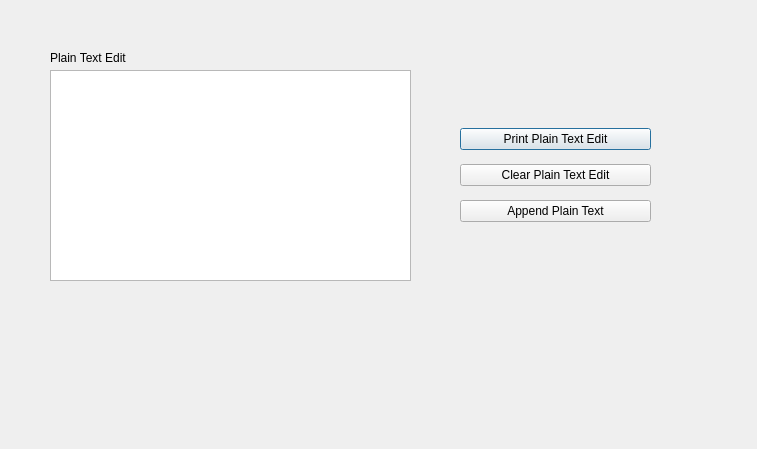
<?xml version="1.0" encoding="UTF-8"?>
<ui version="4.0">
 <class>Dialog</class>
 <widget class="QDialog" name="Dialog">
  <property name="geometry">
   <rect>
    <x>0</x>
    <y>0</y>
    <width>757</width>
    <height>449</height>
   </rect>
  </property>
  <property name="windowTitle">
   <string>Dialog</string>
  </property>
  <widget class="QLabel" name="label">
   <property name="geometry">
    <rect>
     <x>50</x>
     <y>50</y>
     <width>91</width>
     <height>16</height>
    </rect>
   </property>
   <property name="text">
    <string>Plain Text Edit</string>
   </property>
  </widget>
  <widget class="QWidget" name="verticalLayoutWidget">
   <property name="geometry">
    <rect>
     <x>460</x>
     <y>120</y>
     <width>191</width>
     <height>111</height>
    </rect>
   </property>
   <layout class="QVBoxLayout" name="verticalLayout">
    <item>
     <widget class="QPushButton" name="btn_printPTE">
      <property name="text">
       <string>Print Plain Text Edit</string>
      </property>
     </widget>
    </item>
    <item>
     <widget class="QPushButton" name="btn_clearPTE">
      <property name="text">
       <string>Clear Plain Text Edit</string>
      </property>
     </widget>
    </item>
    <item>
     <widget class="QPushButton" name="btn_appendPT">
      <property name="text">
       <string>Append Plain Text</string>
      </property>
     </widget>
    </item>
   </layout>
  </widget>
  <widget class="QPlainTextEdit" name="plainTextEdit_Test">
   <property name="geometry">
    <rect>
     <x>50</x>
     <y>70</y>
     <width>361</width>
     <height>211</height>
    </rect>
   </property>
  </widget>
 </widget>
 <resources/>
 <connections/>
</ui>
